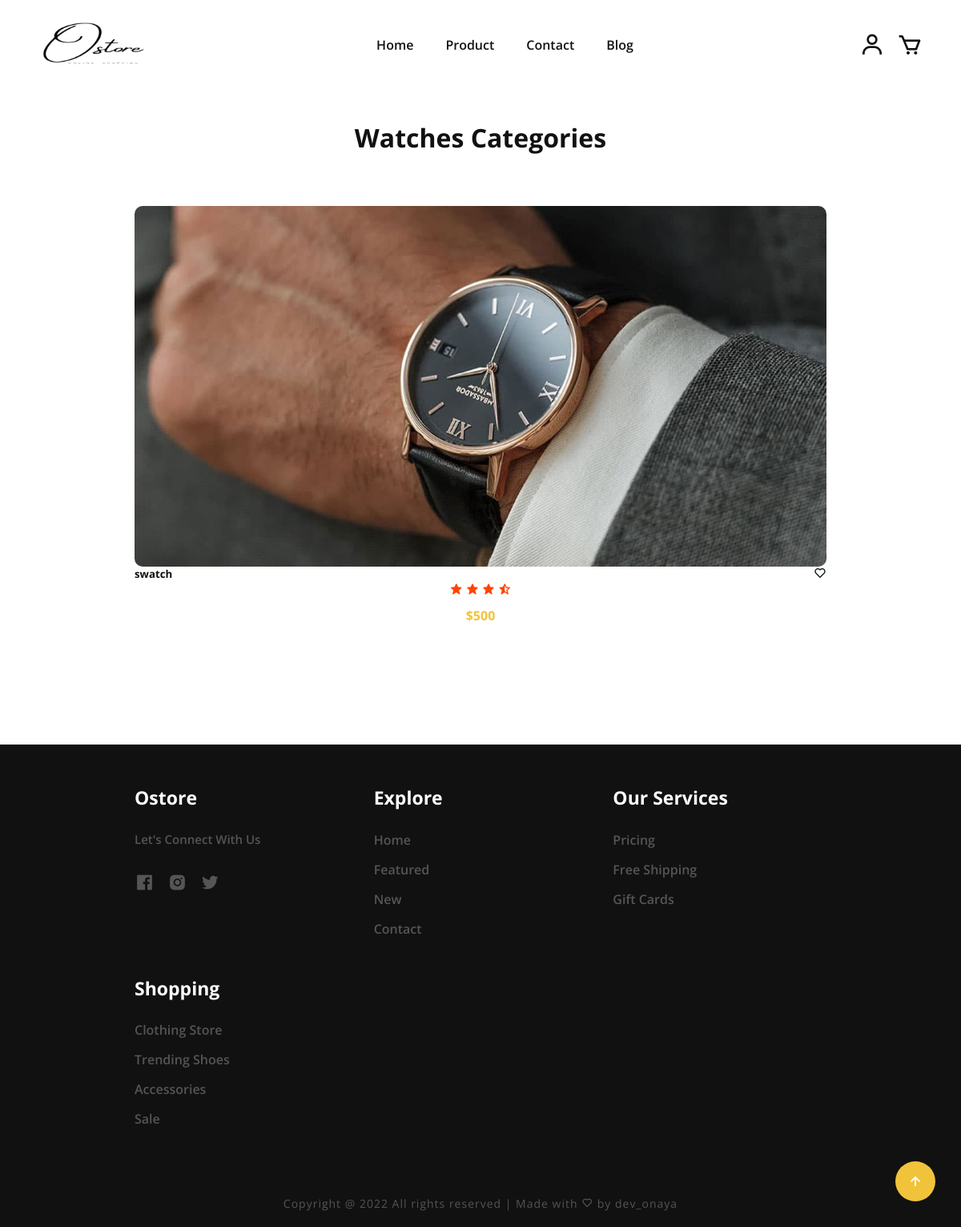
Page /category/watches on the committed database.
### myapp/models.py (models this page shows, shortened)
class Product(db.Model):
    __tablename__ = "product"
    id = db.Column(db.Integer, primary_key=True)
    name = db.Column(db.String(64), nullable=True)
    price =  db.Column(db.String(78), nullable=True)
    filename = db.Column(
        db.String(89),
        nullable=True,
    )
    description = db.Column(db.String(400), nullable= True)
    cart_items = db.relationship('Cart', backref='product', lazy=True)
    categories_id = db.Column(db.Integer, db.ForeignKey('categories.id'))

### myapp/product.py (the view)
@product.route("/category/watches")
def watches():
    watches = Categories.query.filter_by(name="watches").first()
    watches = watches.product
    return render_template("product/watches.html", watches=watches)

### myapp/templates/product/watches.html
{% extends 'store/base.html' %} {% block content %}
<section class="featured-men" id="featured-men">
    <div class="center-text">
        <h2>Watches Categories</h2>
    </div>
    <div class="featured-content">
        {% for product in watches %}
        <div class="product">
            <a href="{{url_for('product.singleproduct' , id = product.id)}}"><img
                    src="{{ url_for('product.media', filename=product.filename) }}" alt="fea1" /></a>
            <div class="p-text">
                <h5>{{product.name}}</h5>
                <i class="bx bx-heart"></i>
            </div>
            <div id="p-wrapper">
                <div class="star">
                    <i class="bx bxs-star"></i>
                    <i class="bx bxs-star"></i>
                    <i class="bx bxs-star"></i>
                    <i class="bx bxs-star-half"></i>
                </div>
                <p id="price">${{product.price}}</p>
            </div>
        </div>
        {% endfor %}
    </div>
</section>
{% endblock %}

### myapp/static/css/style.css (style rules this page uses)
* { padding: 0; margin: 0; box-sizing: border-box; font-family: 'Open Sans', sans-serif; list-style: none; text-decoration: none; scroll-behavior: smooth; }
:root { --white: #F7F8FC; --bg-color:#ffffff; --text-color:#111111; --main-color:#f1c33a; --auth-color:#fec116; --big-font: 4.5rem; --h2-font:3.3rem; --h3-font:2rem; --normal-font:1rem; }
body { background: var(--bg-color); color: var(--text-color); }
section { padding: 150px 14%; }
.center-text { text-align: center; }
.center-text h2 { font-size: var(--h3-font); }
.featured-content { display: grid; grid-template-columns: repeat(auto-fit, minmax(350px, auto)); gap: 1.3rem; align-items: center; margin-top: 4rem; }
::placeholder { color:transparent; }
#p-wrapper { display: flex; justify-content: center; flex-direction: column; align-items: center; font-weight: 400; gap: 10px; }
.product img { border-radius: 10px; width: 100%; height: 450px; object-fit: cover; }
.product { display: flex; flex-direction: column; justify-content: center; }
.product .p-text { display: flex; justify-content: space-between; }
.star i { color: orangered; }
#price { color: var(--main-color); font-weight: 700; }

### rows in the picture
Product: filename (picture), name "swatch", price "500"
